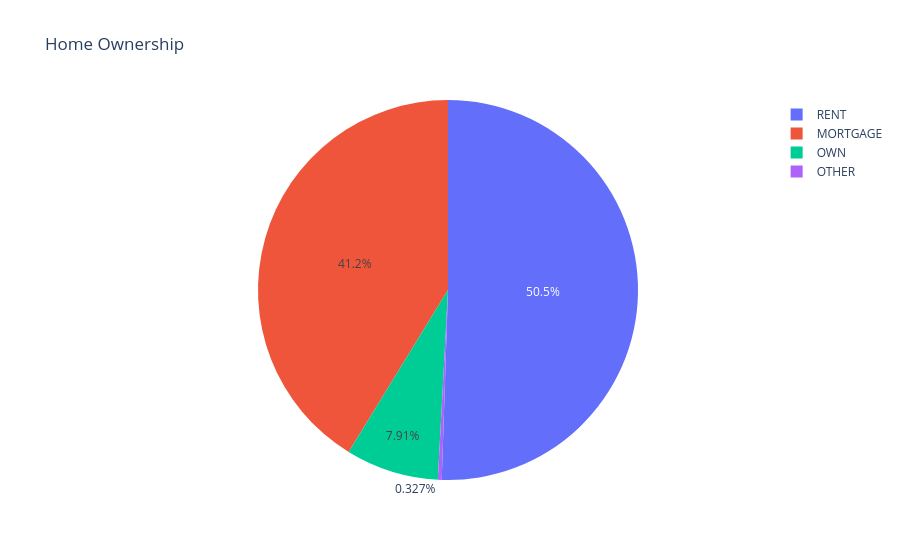

Notebook source saved alongside this figure:
### Code cell
fig = px.pie(
    df,
    names="person_home_ownership",
    title="Home Ownership"
)

fig.show()

### Figure 1 — Plotly figure (JSON) as saved in the notebook; plotly's stock layout.template omitted (floating-point values rounded to 4 significant figures; data arrays with more than 128 entries replaced by an {"elided": "..."} marker saying what was removed)
{"data": [{"domain": {"x": [0, 1], "y": [0, 1]}, "hovertemplate": "person_home_ownership=%{label}<extra></extra>", "labels": {"elided": "32416 str values"}, "legendgroup": "", "name": "", "showlegend": true, "type": "pie"}], "layout": {"legend": {"tracegroupgap": 0}, "title": {"text": "Home Ownership"}}}
